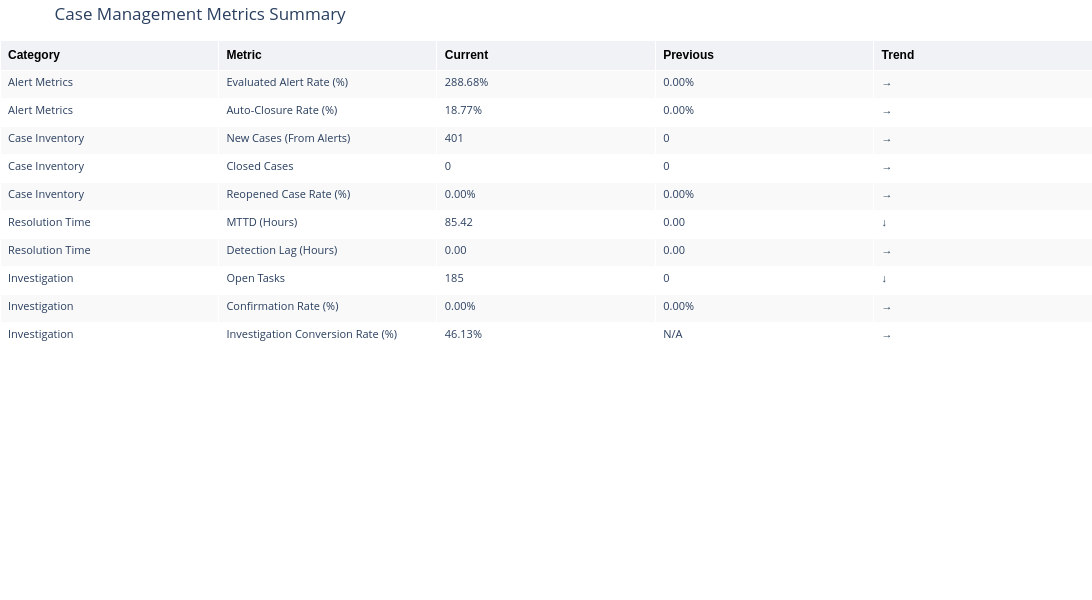

The code cell stored with this chart in its notebook:
### Markdown cell above
## 10. Summary Dashboard Table

### Code cell
def create_summary_dataframe(alert_metrics, case_inventory, resolution_metrics, investigation_metrics):
    """Create comprehensive summary dataframe with all metrics and trends"""
    
    summary_data = []
    
    # Alert Metrics
    summary_data.append({
        "Category": "Alert Metrics",
        "Metric": "Evaluated Alert Rate (%)",
        "Current": f"{alert_metrics['evaluated_alert_rate_current']:.2f}%",
        "Previous": f"{alert_metrics['evaluated_alert_rate_prev']:.2f}%",
        "Trend": get_trend_indicator(alert_metrics['evaluated_alert_rate_current'], 
                                      alert_metrics['evaluated_alert_rate_prev'])[0]
    })
    
    summary_data.append({
        "Category": "Alert Metrics",
        "Metric": "Auto-Closure Rate (%)",
        "Current": f"{alert_metrics['auto_closure_rate_current']:.2f}%",
        "Previous": f"{alert_metrics['auto_closure_rate_prev']:.2f}%",
        "Trend": get_trend_indicator(alert_metrics['auto_closure_rate_current'], 
                                      alert_metrics['auto_closure_rate_prev'])[0]
    })
    
    # Case Inventory
    summary_data.append({
        "Category": "Case Inventory",
        "Metric": "New Cases (From Alerts)",
        "Current": f"{int(case_inventory['cases_from_alerts_current'])}",
        "Previous": f"{int(case_inventory['cases_from_alerts_prev'])}",
        "Trend": get_trend_indicator(case_inventory['cases_from_alerts_current'], 
                                      case_inventory['cases_from_alerts_prev'])[0]
    })
    
    summary_data.append({
        "Category": "Case Inventory",
        "Metric": "Closed Cases",
        "Current": f"{int(case_inventory['closed_cases_current'])}",
        "Previous": f"{int(case_inventory['closed_cases_prev'])}",
        "Trend": get_trend_indicator(case_inventory['closed_cases_current'], 
                                      case_inventory['closed_cases_prev'])[0]
    })
    
    summary_data.append({
        "Category": "Case Inventory",
        "Metric": "Reopened Case Rate (%)",
        "Current": f"{case_inventory['reopened_rate_current']:.2f}%",
        "Previous": f"{case_inventory['reopened_rate_prev']:.2f}%",
        "Trend": get_trend_indicator(case_inventory['reopened_rate_prev'], 
                                      case_inventory['reopened_rate_current'])[0]  # Inverted
    })
    
    # Resolution Time
    summary_data.append({
        "Category": "Resolution Time",
        "Metric": "MTTD (Hours)",
        "Current": f"{resolution_metrics['mttd_hours_current']:.2f}",
        "Previous": f"{resolution_metrics['mttd_hours_prev']:.2f}",
        "Trend": get_trend_indicator(resolution_metrics['mttd_hours_prev'], 
                                      resolution_metrics['mttd_hours_current'])[0]  # Inverted
    })
    
    summary_data.append({
        "Category": "Resolution Time",
        "Metric": "Detection Lag (Hours)",
        "Current": f"{resolution_metrics['detection_lag_hours_current']:.2f}",
        "Previous": f"{resolution_metrics['detection_lag_hours_prev']:.2f}",
        "Trend": get_trend_indicator(resolution_metrics['detection_lag_hours_prev'], 
                                      resolution_metrics['detection_lag_hours_current'])[0]  # Inverted
    })
    
    # Investigation Metrics
    summary_data.append({
        "Category": "Investigation",
        "Metric": "Open Tasks",
        "Current": f"{int(investigation_metrics['open_tasks_current'])}",
        "Previous": f"{int(investigation_metrics['open_tasks_prev'])}",
        "Trend": get_trend_indicator(investigation_metrics['open_tasks_prev'], 
                                      investigation_metrics['open_tasks_current'])[0]  # Inverted
    })
    
    summary_data.append({
        "Category": "Investigation",
        "Metric": "Confirmation Rate (%)",
        "Current": f"{investigation_metrics['confirmation_rate_current']:.2f}%",
        "Previous": f"{investigation_metrics['confirmation_rate_prev']:.2f}%",
        "Trend": get_trend_indicator(investigation_metrics['confirmation_rate_current'], 
                                      investigation_metrics['confirmation_rate_prev'])[0]
    })
    
    summary_data.append({
        "Category": "Investigation",
        "Metric": "Investigation Conversion Rate (%)",
        "Current": f"{investigation_metrics['investigation_conversion_rate_current']:.2f}%",
        "Previous": "N/A",
        "Trend": "→"
    })
    
    return pd.DataFrame(summary_data)

# Create summary dataframe
summary_df = create_summary_dataframe(alert_metrics, case_inventory, resolution_metrics, investigation_metrics)

# Create interactive table visualization
fig_table = go.Figure(data=[go.Table(
    header=dict(
        values=["<b>Category</b>", "<b>Metric</b>", "<b>Current</b>", "<b>Previous</b>", "<b>Trend</b>"],
        fill_color="#f0f2f5",
        align="left",
        font=dict(color="black", size=12, family="Arial"),
        height=30
    ),
    cells=dict(
        values=[summary_df['Category'], summary_df['Metric'], summary_df['Current'], 
                summary_df['Previous'], summary_df['Trend']],
        fill_color=[["#f9f9f9", "#ffffff"] * 5],
        align="left",
        font=dict(size=11),
        height=28
    )
)])

fig_table.update_layout(
    title="Case Management Metrics Summary",
    height=600,
    width=1200,
    margin=dict(l=0, r=0, t=40, b=0)
)

fig_table.show()

print("\n✓ Summary table generated")
print("="*80)

### Figure 1 — Plotly figure (JSON) as saved in the notebook; plotly's stock layout.template omitted (floating-point values rounded to 4 significant figures)
{"data": [{"cells": {"align": "left", "fill": {"color": [["#f9f9f9", "#ffffff", "#f9f9f9", "#ffffff", "#f9f9f9", "#ffffff", "#f9f9f9", "#ffffff", "#f9f9f9", "#ffffff"]]}, "font": {"size": 11}, "height": 28, "values": [["Alert Metrics", "Alert Metrics", "Case Inventory", "Case Inventory", "Case Inventory", "Resolution Time", "Resolution Time", "Investigation", "Investigation", "Investigation"], ["Evaluated Alert Rate (%)", "Auto-Closure Rate (%)", "New Cases (From Alerts)", "Closed Cases", "Reopened Case Rate (%)", "MTTD (Hours)", "Detection Lag (Hours)", "Open Tasks", "Confirmation Rate (%)", "Investigation Conversion Rate (%)"], ["288.68%", "18.77%", "401", "0", "0.00%", "85.42", "0.00", "185", "0.00%", "46.13%"], ["0.00%", "0.00%", "0", "0", "0.00%", "0.00", "0.00", "0", "0.00%", "N/A"], ["→", "→", "→", "→", "→", "↓", "→", "↓", "→", "→"]]}, "header": {"align": "left", "fill": {"color": "#f0f2f5"}, "font": {"color": "black", "family": "Arial", "size": 12}, "height": 30, "values": ["<b>Category</b>", "<b>Metric</b>", "<b>Current</b>", "<b>Previous</b>", "<b>Trend</b>"]}, "type": "table"}], "layout": {"height": 600, "margin": {"b": 0, "l": 0, "r": 0, "t": 40}, "title": {"text": "Case Management Metrics Summary"}, "width": 1200}}
